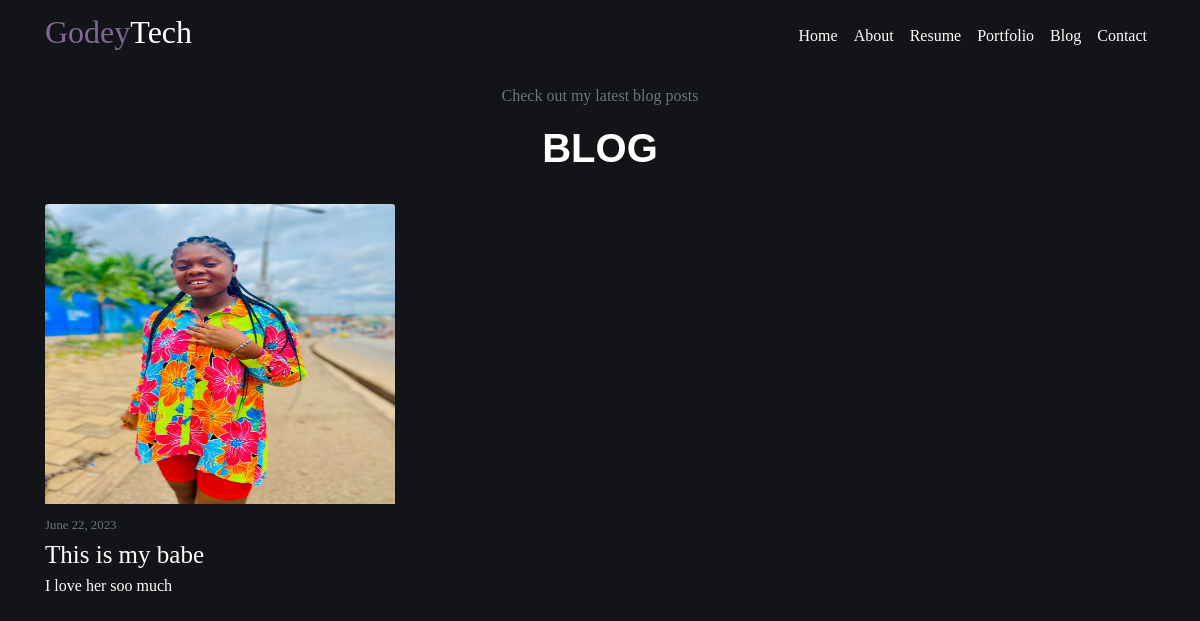
Screenshot of /blog/ with the database file from the repository.
### my_site/models.py (models this page shows, shortened)
class Blog(models.Model):
    article = models.ForeignKey(Article, on_delete=models.CASCADE)
    title = models.CharField(max_length=100)
    image = models.ImageField(upload_to='blog-img', default='')
    content = models.TextField()
    date_posted = models.DateTimeField(default=timezone.now)

### my_site/views.py (the view)
# urls.py: 2. Add a URL to urlpatterns:  path('blog/', include('blog.urls'))
def blog(request):
    blogs = Blog.objects.all()
    context = {
        'blogs': blogs,
        'title': 'Blog',
    }
    return render(request, 'my_site/blog.html', context)

### my_site/templates/my_site/blog.html
{% extends 'my_site/base.html' %}
{% load static %}
{% block css_files %}
<link rel="stylesheet" href="{% static 'my_site/index.css' %}">
{% endblock %}
{% block content %}
<section id="blog" class="pt-5 pb-5">
    <div class="text-center" style="color:#fff; padding-top: 3%;">
        <p class="text-muted">Check out my latest blog posts</p>
        <h1 class="text-header">BLOG</h1>
    </div>
    <div class="container">
        <div class="row pt-4">
            {% for blog in blogs %}
            <div class="col-lg-4 col-md-6 col-sm-12 pb-5">
                <div class="card2 mb-3">
                    <img src="{{ blog.image.url }}" class="card-img-top" height="300px" width="100%" alt="">
                    <div class="blog-metadata mt-2">
                        <small class="text-muted">{{ blog.date_posted|date:"F d, Y" }}</small>
                    </div>
                    <a style="font-size: 25px; text-decoration:none; color:#fff" href="{% url 'blog_detail' blog.id %}">{{ blog.title }}</a>
                    <p>{{ blog.content }}</p>
                </div>
            </div>
            {% endfor %}
        </div>
    </div>
</section>
{% endblock content %}

### rows the page displays
Blog: image (picture), date_posted "June 22, 2023", title "This is my babe", content "I love her soo much"
